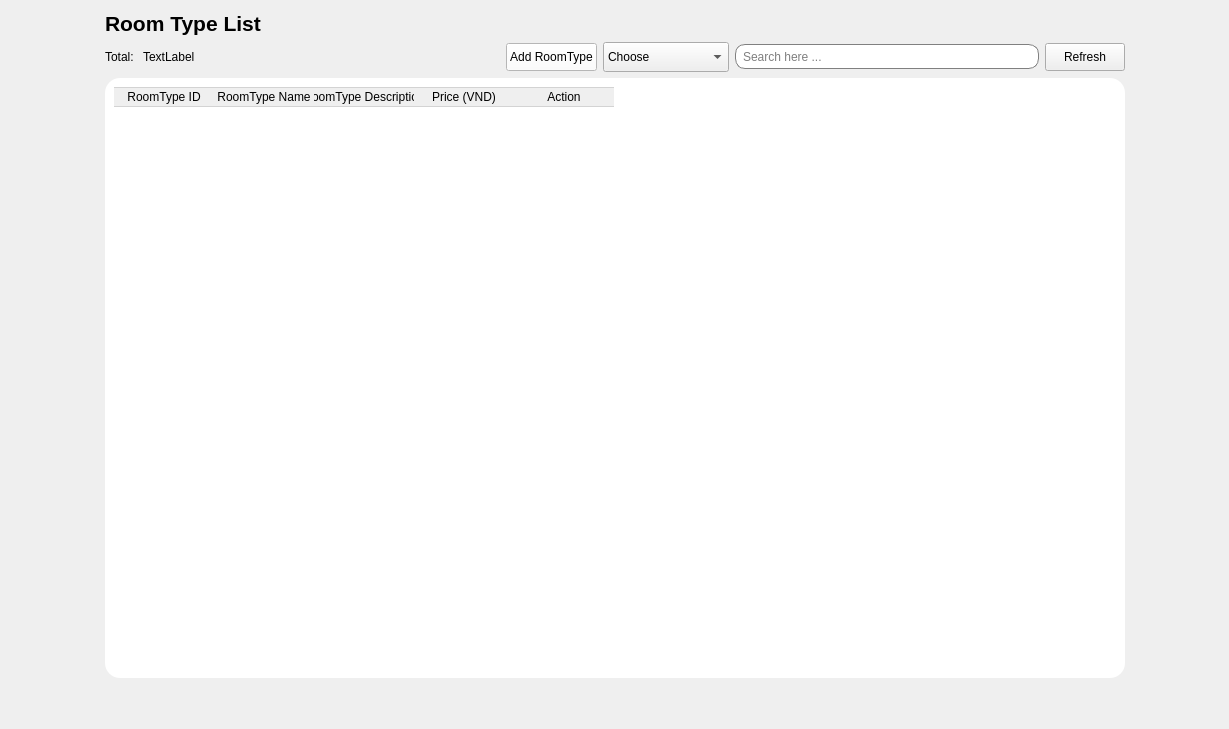
             <widget class="QWidget" name="page_11">
              <property name="minimumSize">
               <size>
                <width>0</width>
                <height>600</height>
               </size>
              </property>
              <layout class="QHBoxLayout" name="horizontalLayout_45">
               <item>
                <spacer name="horizontalSpacer_30">
                 <property name="orientation">
                  <enum>Qt::Orientation::Horizontal</enum>
                 </property>
                 <property name="sizeHint" stdset="0">
                  <size>
                   <width>94</width>
                   <height>20</height>
                  </size>
                 </property>
                </spacer>
               </item>
               <item>
                <layout class="QVBoxLayout" name="verticalLayout_27">
                 <item>
                  <layout class="QHBoxLayout" name="horizontalLayout_32">
                   <item>
                    <widget class="QLabel" name="label_22">
                     <property name="font">
                      <font>
                       <pointsize>16</pointsize>
                       <bold>true</bold>
                      </font>
                     </property>
                     <property name="text">
                      <string>Room Type List</string>
                     </property>
                    </widget>
                   </item>
                   <item>
                    <spacer name="horizontalSpacer_25">
                     <property name="orientation">
                      <enum>Qt::Orientation::Horizontal</enum>
                     </property>
                     <property name="sizeHint" stdset="0">
                      <size>
                       <width>40</width>
                       <height>20</height>
                      </size>
                     </property>
                    </spacer>
                   </item>
                  </layout>
                 </item>
                 <item>
                  <layout class="QHBoxLayout" name="horizontalLayout_33">
                   <item>
                    <layout class="QHBoxLayout" name="horizontalLayout_34">
                     <item>
                      <widget class="QLabel" name="label_23">
                       <property name="text">
                        <string>Total: </string>
                       </property>
                      </widget>
                     </item>
                     <item>
                      <widget class="QLabel" name="totalroomtype">
                       <property name="text">
                        <string>TextLabel</string>
                       </property>
                      </widget>
                     </item>
                    </layout>
                   </item>
                   <item>
                    <spacer name="horizontalSpacer_26">
                     <property name="orientation">
                      <enum>Qt::Orientation::Horizontal</enum>
                     </property>
                     <property name="sizeHint" stdset="0">
                      <size>
                       <width>40</width>
                       <height>20</height>
                      </size>
                     </property>
                    </spacer>
                   </item>
                   <item>
                    <widget class="QPushButton" name="addroom_3">
                     <property name="minimumSize">
                      <size>
                       <width>90</width>
                       <height>28</height>
                      </size>
                     </property>
                     <property name="styleSheet">
                      <string notr="true">QPushButton{
background-color: rgb(255, 255, 255);
}</string>
                     </property>
                     <property name="text">
                      <string>Add RoomType</string>
                     </property>
                     <property name="icon">
                      <iconset resource="Resources.qrc">
                       <normaloff>:/new/prefix1/Resources/add.png</normaloff>:/new/prefix1/Resources/add.png</iconset>
                     </property>
                     <property name="iconSize">
                      <size>
                       <width>10</width>
                       <height>10</height>
                      </size>
                     </property>
                     <property name="checkable">
                      <bool>false</bool>
                     </property>
                    </widget>
                   </item>
                   <item>
                    <widget class="QComboBox" name="CBSRT">
                     <property name="minimumSize">
                      <size>
                       <width>0</width>
                       <height>30</height>
                      </size>
                     </property>
                     <item>
                      <property name="text">
                       <string>Choose</string>
                      </property>
                     </item>
                     <item>
                      <property name="text">
                       <string>RoomType ID</string>
                      </property>
                     </item>
                     <item>
                      <property name="text">
                       <string>RoomType Name</string>
                      </property>
                     </item>
                    </widget>
                   </item>
                   <item>
                    <widget class="QLineEdit" name="LineEditSearchRoomType">
                     <property name="minimumSize">
                      <size>
                       <width>0</width>
                       <height>25</height>
                      </size>
                     </property>
                     <property name="styleSheet">
                      <string notr="true">QLineEdit{
padding-left:5px;
border: 1px solid gray;
border-radius: 10px;
}</string>
                     </property>
                     <property name="placeholderText">
                      <string>Search here ...</string>
                     </property>
                    </widget>
                   </item>
                   <item>
                    <widget class="QPushButton" name="RefRTbtn">
                     <property name="minimumSize">
                      <size>
                       <width>65</width>
                       <height>28</height>
                      </size>
                     </property>
                     <property name="text">
                      <string>Refresh</string>
                     </property>
                     <property name="icon">
                      <iconset resource="Resources.qrc">
                       <normaloff>:/new/prefix1/Resources/reload.png</normaloff>:/new/prefix1/Resources/reload.png</iconset>
                     </property>
                    </widget>
                   </item>
                  </layout>
                 </item>
                 <item>
                  <widget class="QFrame" name="frame_12">
                   <property name="minimumSize">
                    <size>
                     <width>1020</width>
                     <height>600</height>
                    </size>
                   </property>
                   <property name="styleSheet">
                    <string notr="true">QWidget{
background-color: rgb(255, 255, 255);
border-radius:15px;
}</string>
                   </property>
                   <property name="frameShape">
                    <enum>QFrame::Shape::StyledPanel</enum>
                   </property>
                   <property name="frameShadow">
                    <enum>QFrame::Shadow::Raised</enum>
                   </property>
                   <layout class="QVBoxLayout" name="verticalLayout_15">
                    <item>
                     <widget class="QTableWidget" name="RoomTypeTable">
                      <property name="minimumSize">
                       <size>
                        <width>0</width>
                        <height>0</height>
                       </size>
                      </property>
                      <property name="font">
                       <font>
                        <pointsize>10</pointsize>
                       </font>
                      </property>
                      <property name="styleSheet">
                       <string notr="true">QPushButton{
	 border: none;
}
QTableWidget::item {
       border-right: none;
       border-left: none;
       border-bottom: 1px solid #D3D3D3;
}
QHeaderView::section {
       border: 1px solid #D3D3D3; 
       border-right: none;      
       border-left: none;       
}</string>
                      </property>
                      <property name="editTriggers">
                       <set>QAbstractItemView::EditTrigger::NoEditTriggers</set>
                      </property>
                      <property name="alternatingRowColors">
                       <bool>true</bool>
                      </property>
                      <property name="selectionMode">
                       <enum>QAbstractItemView::SelectionMode::NoSelection</enum>
                      </property>
                      <property name="showGrid">
                       <bool>false</bool>
                      </property>
                      <attribute name="horizontalHeaderVisible">
                       <bool>true</bool>
                      </attribute>
                      <attribute name="horizontalHeaderCascadingSectionResizes">
                       <bool>false</bool>
                      </attribute>
                      <attribute name="horizontalHeaderHighlightSections">
                       <bool>true</bool>
                      </attribute>
                      <attribute name="horizontalHeaderShowSortIndicator" stdset="0">
                       <bool>false</bool>
                      </attribute>
                      <attribute name="horizontalHeaderStretchLastSection">
                       <bool>false</bool>
                      </attribute>
                      <column>
                       <property name="text">
                        <string>RoomType ID</string>
                       </property>
                      </column>
                      <column>
                       <property name="text">
                        <string>RoomType Name</string>
                       </property>
                      </column>
                      <column>
                       <property name="text">
                        <string>RoomType Description</string>
                       </property>
                      </column>
                      <column>
                       <property name="text">
                        <string>Price (VND)</string>
                       </property>
                      </column>
                      <column>
                       <property name="text">
                        <string>Action</string>
                       </property>
                      </column>
                     </widget>
                    </item>
                   </layout>
                  </widget>
                 </item>
                 <item>
                  <spacer name="verticalSpacer_5">
                   <property name="orientation">
                    <enum>Qt::Orientation::Vertical</enum>
                   </property>
                   <property name="sizeHint" stdset="0">
                    <size>
                     <width>20</width>
                     <height>40</height>
                    </size>
                   </property>
                  </spacer>
                 </item>
                </layout>
               </item>
               <item>
                <spacer name="horizontalSpacer_31">
                 <property name="orientation">
                  <enum>Qt::Orientation::Horizontal</enum>
                 </property>
                 <property name="sizeHint" stdset="0">
                  <size>
                   <width>93</width>
                   <height>20</height>
                  </size>
                 </property>
                </spacer>
               </item>
              </layout>
             </widget>
